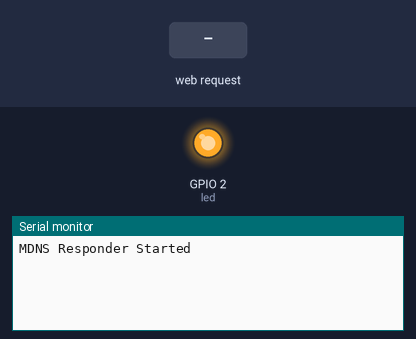
A sketch run on a simulated ESP8266 (NodeMCU). Parts: output pins drawn as LEDs (lit = HIGH), the last lines printed to the serial monitor. The test bench sets the inputs (shaded band). WiFi joins after 1.5 s; servers stay silent unless stated.

Above: at 1.2 s.
1.3 s: HTTP request GET /control/?command=down received
At 2.5 s:
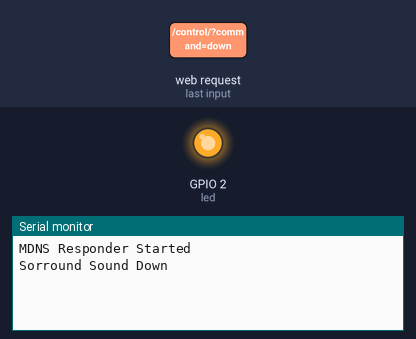
2.8 s: HTTP request GET /control/?command=up received
At 3.7 s:
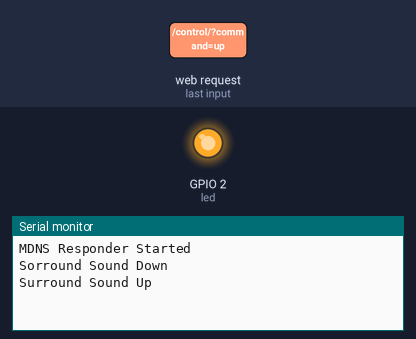
4.3 s: HTTP request GET /control/?command=sspower received
At 4.9 s:
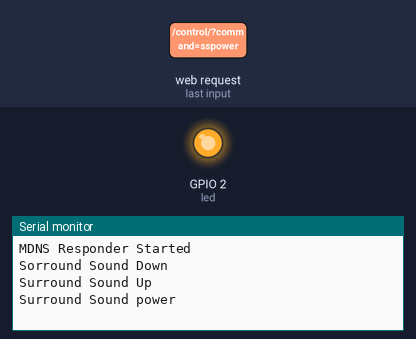

Measured:
- after the input at 1.3 s, the serial monitor: prints a new line at once (image 1)
- after the input at 2.8 s, the serial monitor: prints a new line at once (image 2)
- after the input at 4.3 s, the serial monitor: prints a new line at once (image 3)

The sketch:

TV_game_center.ino
```cpp
// samsung tv un
#include <ESP8266WiFi.h>
#include <WiFiClient.h>
#include <ESP8266WebServer.h>
#include <ESP8266HTTPClient.h>
#include <ESP8266mDNS.h>
#include <IRsend.h>
// Add this library: https://github.com/markszabo/IRremoteESP8266
#include <IRremoteESP8266.h>

#define IR_SEND_PIN 4
#define DELAY_BETWEEN_COMMANDS 1000
IRsend irsend(IR_SEND_PIN);

//Static IP address configuration
IPAddress staticIP(192, 168, 43, 17); //ESP static ip
IPAddress gateway(192, 168, 43, 1);   //IP Address of your WiFi Router (Gateway)
IPAddress subnet(255, 255, 255, 0);  //Subnet mask
IPAddress dns(8, 8, 8, 8);  //DNS

const char* ssid = "Pip1";
const char* password = "bionics123";
String serverUrl = "192.168.43.252";
String payload;
String device_key = "assfndgdsf4567)N$3zx4aqed2";

ESP8266WebServer server(80);

const int led = BUILTIN_LED;


void handlePong() {
  server.send(200, "text/html", device_key);
}


void handleDevice() {
  String command = server.arg("command");

  command.trim();
  if (command.length() > 0) {
    if (command == "down") {
      Serial.println("Sorround Sound Down");
      irsend.sendNEC(0xE0E08679, 32);
      server.send(200, "text/plain", "Volume Down");
    }

    if (command == "up") {
      Serial.println("Surround Sound Up");
      irsend.sendNEC(0xE0E006F9, 32);
      server.send(200, "text/plain", "Volume Up");
    }

    if (command == "sspower") {
      Serial.println("Surround Sound power");
      irsend.sendNEC(0xE0E06798, 32);
      server.send(200, "text/plain", "Surround Sound Power");
    }

    if (command == "volumeup") {
      Serial.println("Surround Sound Channel 1");
      irsend.sendNEC(0xE0E046B9, 32);
      server.send(200, "text/plain", "Surround Sound Channel 1");
    }

    if (command == "volumedown") {
      Serial.println("Surround Sound Channel 2");
      irsend.sendNEC(0xE0E0A659, 32);
      server.send(200, "text/plain", "Surround Sound Channel 2");
    }

    if (command == "source") {
      Serial.println("Surround Sound Channel 3");
      irsend.sendNEC(0xE0E0807F, 32);
      server.send(200, "text/plain", "Surround Sound Channel 3");
    }

    if (command == "ok") {
      Serial.println("Surround Sound Channel 4");
      irsend.sendNEC(0xE0E016E9, 32);
      server.send(200, "text/plain", "Surround Sound Channel 4");
    }


    if (command == "chromecast") {
      Serial.println("Chromecast");
      irsend.sendNEC(0x20DFD02F, 32);
      delay(DELAY_BETWEEN_COMMANDS);
      irsend.sendNEC(0x20DFD02F, 32);
      delay(DELAY_BETWEEN_COMMANDS);
      irsend.sendNEC(0x4BB6906F, 32);
      server.send(200, "text/plain", "Chromecast");
    }
  }
}


void setup() {
  irsend.begin();
  pinMode(led, OUTPUT);
  digitalWrite(led, 1);
  Serial.begin(115200);

  WiFi.begin(ssid, password);
  Serial.println("");
  WiFi.disconnect();
  WiFi.config(staticIP, subnet, gateway, dns);
  WiFi.begin(ssid, password);
  WiFi.mode(WIFI_STA);

  if (MDNS.begin("esp8266")) {
    Serial.println("MDNS Responder Started");
  }

  server.on("/ping/", handlePong);
  server.on("/control/", handleDevice);
  server.begin();
}

void loop() {
  server.handleClient();
}
```
